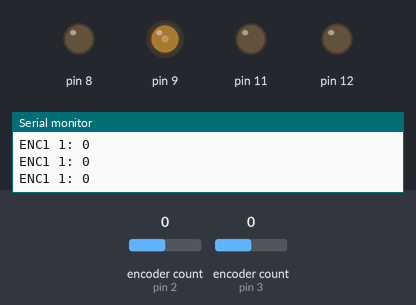
The sketch below on a simulated Arduino Uno, built with avr-gcc and run on an emulated ATmega328P. On the bench: output pins drawn as LEDs (lit = HIGH), the last lines printed to the serial monitor. Inputs (shaded band) come from the test bench; at power-on: encoder count (sensors on pin 2, pin 3) 0.

Above: at 1.2 s.
1.3 s: encoder count (sensor on pin 2) set to -1
At 2.31 s:
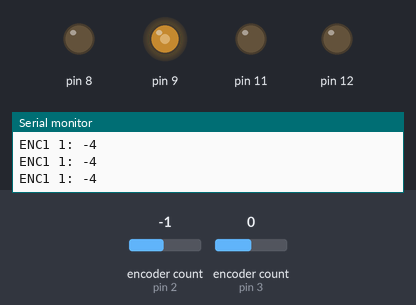
4.3 s: encoder count (sensor on pin 2) set to 0
At 4.49 s:
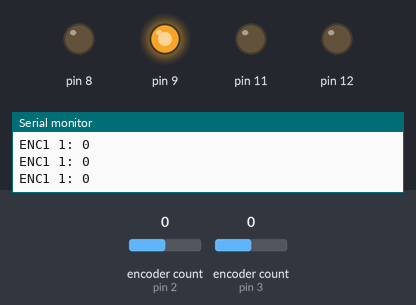
7.3 s: encoder count (sensor on pin 2) set to 4
At 9.77 s:
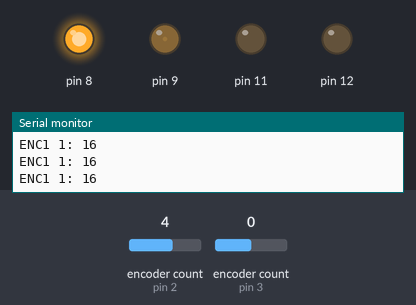
Timing chart, 0 to 25.1 s (numbered marks = the images above; inputs shaded):
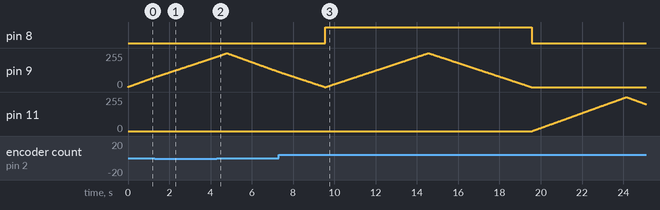

The sketch:

MDD10AMotorShield.ino
```cpp
#include <Encoder.h>

#include "MDD10AMotorShieldV1.0.h"

#define LEFT_ENG_DIR 8
#define LEFT_ENG_PWM 9

#define RIGHT_ENG_DIR 12
#define RIGHT_ENG_PWM 11


 #define LEFT_ENC_PIN_A PD2  //pin 2
 #define LEFT_ENC_PIN_B PD4  //pin 3

 //below can be changed, but should be PORTC pins
 #define RIGHT_ENC_PIN_A PC3  //pin A4
 #define RIGHT_ENC_PIN_B PC5   //pin A5


MDD10AMotorShield drive(LEFT_ENG_DIR,LEFT_ENG_PWM, RIGHT_ENG_DIR,RIGHT_ENG_PWM);

Encoder left_enc (LEFT_ENC_PIN_A, LEFT_ENC_PIN_B);
Encoder right_enc (RIGHT_ENC_PIN_A, RIGHT_ENC_PIN_B);


void stopIfFault()
{
  if (drive.getFault())
  {
    Serial.println("fault");
    while(1);
  }
}

void setup()
{
  //Serial.begin(115200);
  Serial.begin(9600);
  Serial.println("MDD10AMotorShield");
  drive.init();
}

void loop()
{
  for (int i = 0; i <= 400; i++)
  {
    drive.setM1Speed(i);
    stopIfFault();

    Serial.print("ENC1 1: ");
    Serial.println(left_enc.read());

//    if (abs(i)%200 == 100)
//    {
//      Serial.print("M1 current: ");
//      Serial.println(md.getM1CurrentMilliamps());
//    }
    delay(2);
  }

  for (int i = 400; i >= -400; i--)
  {
    drive.setM1Speed(i);
    stopIfFault();

     Serial.print("ENC1 1: ");
    Serial.println(left_enc.read());
//    if (abs(i)%200 == 100)
//    {
//      Serial.print("M1 current: ");
//      Serial.println(md.getM1CurrentMilliamps());
//    }
    delay(2);
  }

  for (int i = -400; i <= 0; i++)
  {
    drive.setM1Speed(i);
    stopIfFault();

     Serial.print("ENC1 1: ");
    Serial.println(left_enc.read());
//    if (abs(i)%200 == 100)
//    {
//      Serial.print("M1 current: ");
//      Serial.println(md.getM1CurrentMilliamps());
//    }
    delay(2);
  }

  for (int i = 0; i <= 400; i++)
  {
    drive.setM2Speed(i);
    stopIfFault();

     Serial.print("ENC1 2: ");
    Serial.println(right_enc.read());
//    if (abs(i)%200 == 100)
//    {
//      Serial.print("M2 current: ");
//      Serial.println(md.getM2CurrentMilliamps());
//    }
    delay(2);
  }

  for (int i = 400; i >= -400; i--)
  {
    drive.setM2Speed(i);
    stopIfFault();

     Serial.print("ENC1 2: ");
    Serial.println(right_enc.read());
//    if (abs(i)%200 == 100)
//    {
//      Serial.print("M2 current: ");
//      Serial.println(md.getM2CurrentMilliamps());
//    }
    delay(2);
  }

  for (int i = -400; i <= 0; i++)
  {
    drive.setM2Speed(i);
    stopIfFault();

         Serial.print("ENC1 2: ");
    Serial.println(right_enc.read());
//    if (abs(i)%200 == 100)
//    {
//      Serial.print("M2 current: ");
//      Serial.println(md.getM2CurrentMilliamps());
//    }
    delay(2);
  }
}
```

MDD10AMotorShieldV1.0.cpp
```cpp
#include "MDD10AMotorShieldV1.0.h"

// Constructors ////////////////////////////////////////////////////////////////

MDD10AMotorShield::MDD10AMotorShield()
{
  //Pin map
  _M1PWM = 6;
  _M1DIR = 7;

  _M2PWM = 3;
  _M2DIR = 4;
}

MDD10AMotorShield::MDD10AMotorShield(unsigned char M1DIR, unsigned char M1PWM,
                                     unsigned char M2DIR, unsigned char M2PWM)
{
  //Pin map
  _M1PWM = M1PWM;
  _M2PWM = M2PWM;
  _M1DIR = M1DIR;
  _M2DIR = M2DIR;
}

// Public Methods //////////////////////////////////////////////////////////////
void MDD10AMotorShield::init()
{
// Define pinMode for the pins and set the frequency for timer1.

  pinMode(_M1DIR,OUTPUT);
  pinMode(_M1PWM,OUTPUT);
  pinMode(_M2DIR,OUTPUT);
  pinMode(_M2PWM,OUTPUT);

  /*#if defined(__AVR_ATmega168__)|| defined(__AVR_ATmega328P__)
  // Timer 1 configuration
  // prescaler: clockI/O / 1
  // outputs enabled
  // phase-correct PWM
  // top of 400
  //
  // PWM frequency calculation
  // 16MHz / 1 (prescaler) / 2 (phase-correct) / 400 (top) = 20kHz
  TCCR1A = 0b10100000;
  TCCR1B = 0b00010001;
  ICR1 = 400;
  #endif
  */
}
// Set speed for motor 1, speed is a number betwenn -400 and 400
void MDD10AMotorShield::setM1Speed(int speed)
{
  #ifdef DEBUG_MOTOR
  Serial.print("setM1Speed 1: ");
  Serial.println(speed);
  #endif

  unsigned char reverse = 0;

  if (speed < 0)
  {
    speed = -speed;  // Make speed a positive quantity
    reverse = 1;  // Preserve the direction
  }
  if (speed > 400)  // Max PWM dutycycle
    speed = 400;
 /* #if defined(__AVR_ATmega168__)|| defined(__AVR_ATmega328P__)
  OCR1A = speed;
  #else*/
  #if 0
  float debugValue = speed * 51 / 80;
  Serial.println(debugValue);
  #endif
  analogWrite(_M1PWM,speed * 51 / 80); // default to using analogWrite, mapping 400 to 255
  //#endif
  if (reverse)
    digitalWrite(_M1DIR,HIGH);
  else
    digitalWrite(_M1DIR,LOW);
}

// Set speed for motor 2, speed is a number betwenn -400 and 400
void MDD10AMotorShield::setM2Speed(int speed)
{
  #ifdef DEBUG_MOTOR
  Serial.print("setM1Speed 2: ");
  Serial.println(speed);
  #endif

  unsigned char reverse = 0;

  if (speed < 0)
  {
    speed = -speed;  // Make speed a positive quantity
    reverse = 1;  // Preserve the direction
  }
  if (speed > 400)  // Max PWM dutycycle
    speed = 400;
 /* #if defined(__AVR_ATmega168__)|| defined(__AVR_ATmega328P__)
  OCR1B = speed;
  #else*/
  analogWrite(_M2PWM,speed * 51 / 80); // default to using analogWrite, mapping 400 to 255
  //#endif
  if (reverse)
    digitalWrite(_M2DIR,HIGH);
  else
    digitalWrite(_M2DIR,LOW);
}

// Set speed for motor 1 and 2
void MDD10AMotorShield::setSpeeds(int m1Speed, int m2Speed)
{
  setM1Speed(m1Speed);
  setM2Speed(m2Speed);
}
/*
// Return motor 1 current value in milliamps.
unsigned int DualMC33926MotorShield::getM1CurrentMilliamps()
{
  // 5V / 1024 ADC counts / 525 mV per A = 9 mA per count
  return analogRead(_M1FB) * 9;
}

// Return motor 2 current value in milliamps.
unsigned int DualMC33926MotorShield::getM2CurrentMilliamps()
{
  // 5V / 1024 ADC counts / 525 mV per A = 9 mA per count
  return analogRead(_M2FB) * 9;
}
*/
// Return error status
unsigned char MDD10AMotorShield::getFault()
{
  return 0;
 //  return !digitalRead(_nSF);
}
```

MDD10AMotorShieldV1.0.h
```cpp
#ifndef DualMC33926MotorShield_h
#define DualMC33926MotorShield_h

//#define DEBUG_MOTOR

#include <Arduino.h>

class MDD10AMotorShield
{
  public:
    // CONSTRUCTORS
    MDD10AMotorShield(); // Default pin selection.
    MDD10AMotorShield(unsigned char M1DIR, unsigned char M1PWM,
                      unsigned char M2DIR, unsigned char M2PWM); // User-defined pin selection.

    // PUBLIC METHODS
    void init(); // Initialize TIMER 1, set the PWM to 20kHZ.
    void setM1Speed(int speed); // Set speed for M1.
    void setM2Speed(int speed); // Set speed for M2.
    void setSpeeds(int m1Speed, int m2Speed); // Set speed for both M1 and M2.
   // unsigned int getM1CurrentMilliamps(); // Get current reading for M1.
  // unsigned int getM2CurrentMilliamps(); // Get current reading for M2.
    unsigned char getFault(); // Get fault reading.

  private:

    unsigned char _M1DIR;
    unsigned char _M2DIR;
    unsigned char _M1PWM;
    unsigned char _M2PWM ;

};

#endif
```

Measured:
- by itself, pin 11: rises from 0/255 to 255/255 in 4.6 s, then falls to 202/255 in 0.95 s
